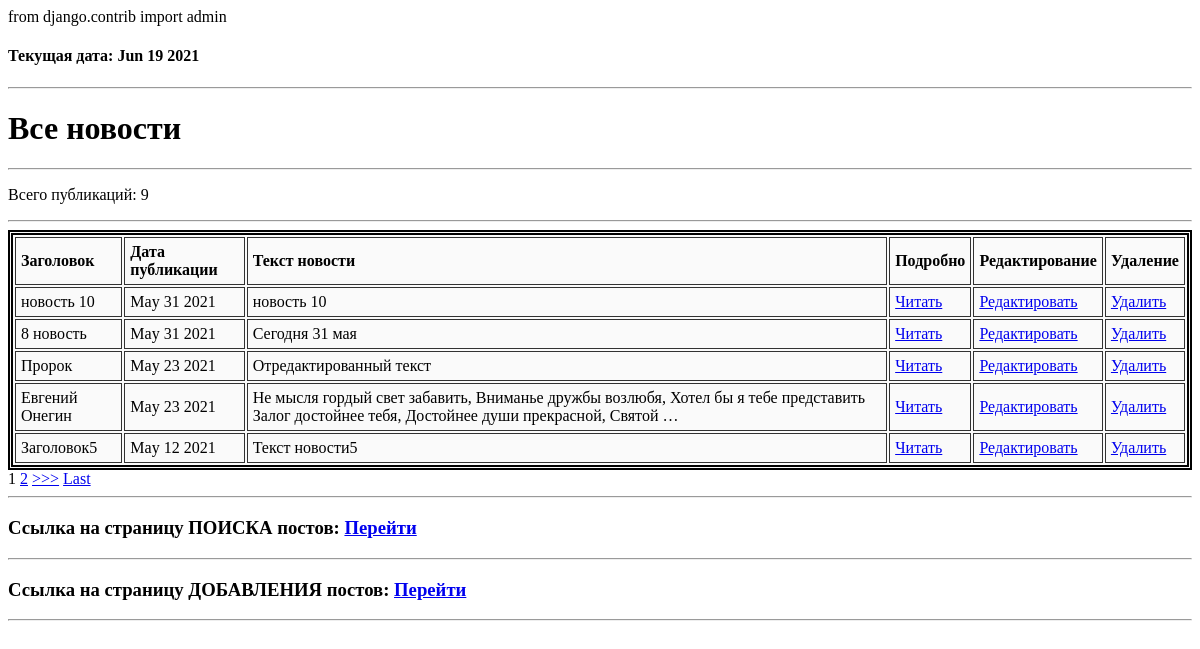
Page /news/ on the committed database.
### news/models.py (models this page shows, shortened)
class Post(models.Model):
    author = models.ForeignKey(Author, on_delete=models.CASCADE)
    category = models.ManyToManyField(Category, through='PostCategory')
    news = 'NW'
    articles = 'AR'
    TYPE = [
        (news, 'news'),
        (articles, 'articles'),
    ]
    post_type = models.CharField(max_length=2, choices=TYPE)
    post_datetime = models.DateTimeField(auto_now_add=True)
    post_title = models.CharField(max_length=255)
    post_text = models.TextField()
    post_rating = models.IntegerField(default=0.0)
    class Meta:
        verbose_name = 'Пост'
        verbose_name_plural = 'Посты'

### news/views.py (the view, shortened to what this page needs)
# urls.py: path('', PostList.as_view()),  # т.к. сам по себе это класс, то нам надо представить этот класс в виде view. Для этого вызываем метод as_view
class PostList(ListView):
    model = Post  # указываем модель, объекты которой мы будем выводить
    template_name = 'news.html'  # указываем имя шаблона, в котором будет лежать html, в котором будут все инструкции о том, как именно пользователю должны вывестись наши объекты
    context_object_name = 'news'  # это имя списка, в котором будут лежать все объекты, его надо указать, чтобы обратиться к самому списку объектов через html-шаблон
    queryset = Post.objects.order_by('-id')
    paginate_by = 5 # поставим постраничный вывод в один элемент
    form_class = PostForm # добавляем форм класс, чтобы получать доступ к форме через метод POST
    def get_context_data(self, **kwargs):
        context = super().get_context_data(**kwargs)
        context['post_count'] = len(Post.objects.all())
        context['time_now'] = datetime.datetime.now()  # добавим переменную текущей даты time_now
        context['value1'] = None  # добавим ещё одну пустую переменную, чтобы на её примере посмотреть работу другого фильтра
        context['filter'] = PostFilter(self.request.GET, queryset=self.get_queryset())
        context['categories'] = Category.objects.all()
        context['form'] = PostForm()
        return context

### news/templatetags/custom_filters.py (called while the page is built)
@register.filter(name='censor')  # регистрируем наш фильтр под именем censor, чтоб django понимал, что это именно фильтр, а не простая функция
def censor(value):  # первый аргумент здесь это то значение, к которому надо применить фильтр, (((а второго у меня нет - второй аргумент — это аргумент фильтра, т.е. примерно следующее будет в шаблоне value|multiply:arg
    for i in range(0, len(bed_word)):
        if bed_word[i] in value:
            value = value.replace(bed_word[i], ' ... ')
    return str(value) # возвращаемое функцией значение — это то значение, которое подставится к нам в шаблон

### templates/news.html (shortened to what this page needs)
{% extends 'base.html' %}
{% load custom_filters %}
{% block content %}
<h4>Текущая дата: {{ time_now|date:'M d Y' }}</h4>
<hr>
<h1>Все новости</h1>
<hr>
<p>Всего публикаций: {{ post_count }}</p>
<hr>
{% if news %}
    <table>
        <tr>
            <td>
                <b>Заголовок</b>
            </td>
            <td>
                <b>Дата публикации</b>
            </td>
            <td>
                <b>Текст новости</b>
            </td>
            <td>
                <b>Подробно</b>
            </td>
            <td>
                <b>Редактирование</b>
            </td>
            <td>
                <b>Удаление</b>
            </td>
        </tr>
    {% for new in news %}
        <tr>
            <td>
                {{ new.post_title|censor }}
            </td>
            <td>
                {{ new.post_datetime|date:'M d Y' }}
            </td>
            <td>
                {{ new.post_text|truncatewords:20|censor }}
            </td>
            <td><a href="/news/{{ new.pk }}">Читать</a></td>
            <td>
                <a href="/news/edit/{{ new.pk }}">Редактировать</a>
            </td>
            <td>
                <a href="/news/delete/{{ new.pk }}">Удалить</a>
            </td>
        </tr>
    {% endfor %}
    </table>
{% else %}
    <h2>Нет новостей...</h2>
{% endif %}
{% if is_paginated %}
    {% for num in page_obj.paginator.page_range %}
        {% if page_obj.number == num %}
            <a>{{ num }}</a>
        {% elif num > page_obj.number|add:'-3' and num < page_obj.number|add:'3' %}
            <a href="?page={{ num }}">{{ num }}</a>
        {% endif %}
    {% endfor %}
    {% if page_obj.has_next %}
        <a href="?page={{ page_obj.next_page_number }}">>>></a>
        <a href="?page={{ page_obj.paginator.num_pages }}">Last</a>
    {% endif %}
{% endif %}
<hr>
<h3>Ссылка на страницу ПОИСКА постов: <a href="/news/search">Перейти</a></h3>
<hr>
<h3>Ссылка на страницу ДОБАВЛЕНИЯ постов: <a href="/news/add">Перейти</a></h3>
<hr>
{% endblock content %}

### templates/base.html (style rules this page uses)
TABLE { background: rgb(250, 250, 250); border: 5px double #000; }
TD, TH { padding: 5px; border: 1px solid rgb(50, 50, 50); }

### rows in the picture
Post: post_title|censor "новость 10", post_datetime "May 31 2021", post_text|censor "новость 10"
Post: post_title|censor "8 новость", post_datetime "May 31 2021", post_text|censor "Сегодня 31 мая"
Post: post_title|censor "Пророк", post_datetime "May 23 2021", post_text|censor "Отредактированный текст"
Post: post_title|censor "Евгений Онегин", post_datetime "May 23 2021", post_text|censor "Не мысля гордый свет забавить, Вниманье дружбы возлюбя, Хотел бы я тебе представить Залог достойнее тебя, Достойнее души прекрасной, Святой …"
Post: post_title|censor "Заголовок5", post_datetime "May 12 2021", post_text|censor "Текст новости5"

### other values in the picture
{{ time_now|date:'M d Y' }} "Jun 19 2021"
{{ post_count }} "9"
{{ num }} "1"
{{ num }} "2"
